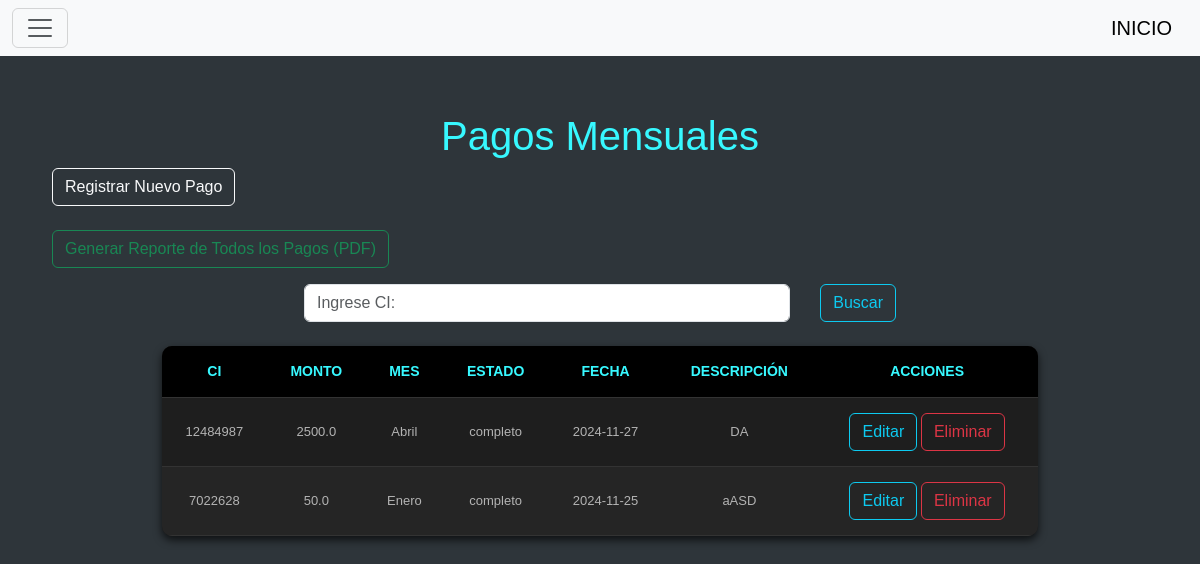
The page /pagos/pago on the database as committed earlier.
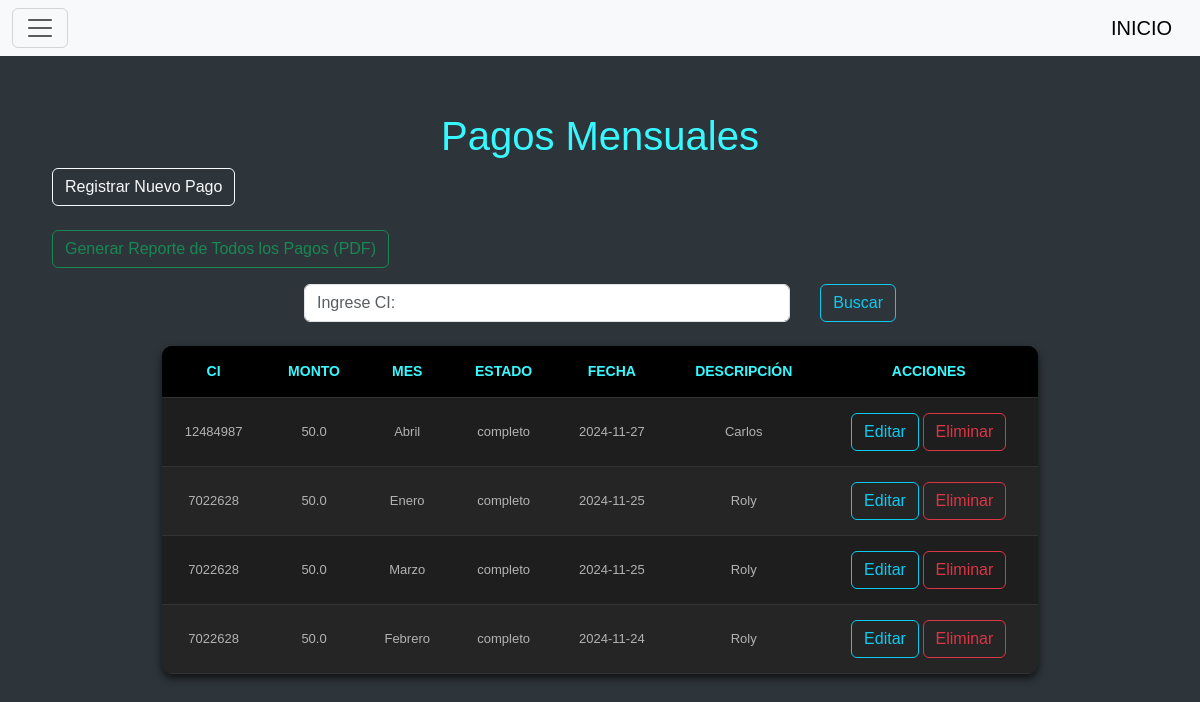
The same page on the database as committed later.
### tables this page shows
CREATE TABLE COUTA_MENSUAL (
            cod_pm INTEGER PRIMARY KEY AUTOINCREMENT,
            ci TEXT NOT NULL,
            monto REAL NOT NULL,
            estado TEXT NOT NULL,
            fecha TEXT NOT NULL,
            descripcion TEXT,
            mes TEXT NOT NULL,
            FOREIGN KEY(ci) REFERENCES afiliado(ci)
        );

### blueprints/pagos/__init__.py (the view)
@pagos_bp.route("/pago")
def index():
    conn = get_db_connection()
    cursor = conn.cursor()
    cursor.execute("SELECT * FROM COUTA_MENSUAL ORDER BY fecha DESC")
    pagos = cursor.fetchall()
    conn.close()
    return render_template("index_pago.html", pagos=pagos)

### blueprints/pagos/__init__.py (called while the page is built)
def get_db_connection():
    conn = sqlite3.connect("star_service.db")
    conn.row_factory = sqlite3.Row
    return conn

### blueprints/pagos/templates/index_pago.html (shortened to what this page needs)
{% include 'header.html' %}
    <div class="container mt-4">
        <h1>Pagos Mensuales</h1>
        <a href="{{ url_for('pagos.create_pago') }}" class="btn btn-outline-light">Registrar Nuevo Pago</a>
        <br><br>
        <a href="{{ url_for('pagos.generar_reporte_pdf') }}" class="btn btn-outline-success">Generar Reporte de Todos los Pagos (PDF)</a>
        <br>
        <form action="{{ url_for('pagos.buscar') }}" method="POST" class="mb-4">
            <br>
            <div class="row g-2 align-items-center">
                <div class="search-container">
                    <input type="text" name="termino" id="termino" class="form-control"
                           value="{{ termino | default('') }}" placeholder="Ingrese CI:" required>
                    <button type="submit" class="btn btn-outline-info">Buscar</button>
                </div>
            </div>
        </form>
        <table class="table-gris">
            <thead>
                <tr>
                    <th>CI</th>
                    <th>Monto</th>
                    <th>Mes</th>
                    <th>Estado</th>
                    <th>Fecha</th>
                    <th>Descripción</th>
                    <th>Acciones</th>
                </tr>
            </thead>
            <tbody>
                {% for pago in pagos %}
                <tr>
                    <td>{{ pago.ci }}</td>
                    <td>{{ pago.monto }}</td>
                    <td>{{ pago.mes }}</td>
                    <td>{{ pago.estado }}</td>
                    <td>{{ pago.fecha }}</td>
                    <td>{{ pago.descripcion }}</td>
                    <td>
                        <a href="{{ url_for('pagos.edit_pago', cod_pm=pago['cod_pm']) }}" class="btn btn-outline-info">Editar</a>
                        <a href="{{ url_for('pagos.delete_pago', cod_pm=pago['cod_pm']) }}" class="btn btn-outline-danger" onclick="return confirm('¿Estás seguro de que deseas eliminar este pago?');">Eliminar</a>
                    </td>
                </tr>
                {% endfor %}
            </tbody>
        </table>
    </div>
{% include 'footer.html' %}

Rows that differ between the two databases and show on the page:
changed COUTA_MENSUAL "Abril": monto "2500.0" → "50.0"; descripcion "DA" → "Carlos"
changed COUTA_MENSUAL "Enero": descripcion "aASD" → "Roly"
added COUTA_MENSUAL: ci "7022628", monto "50.0", mes "Marzo", estado "completo", fecha "2024-11-25", descripcion "Roly"
added COUTA_MENSUAL: ci "7022628", monto "50.0", mes "Febrero", estado "completo", fecha "2024-11-24", descripcion "Roly"
